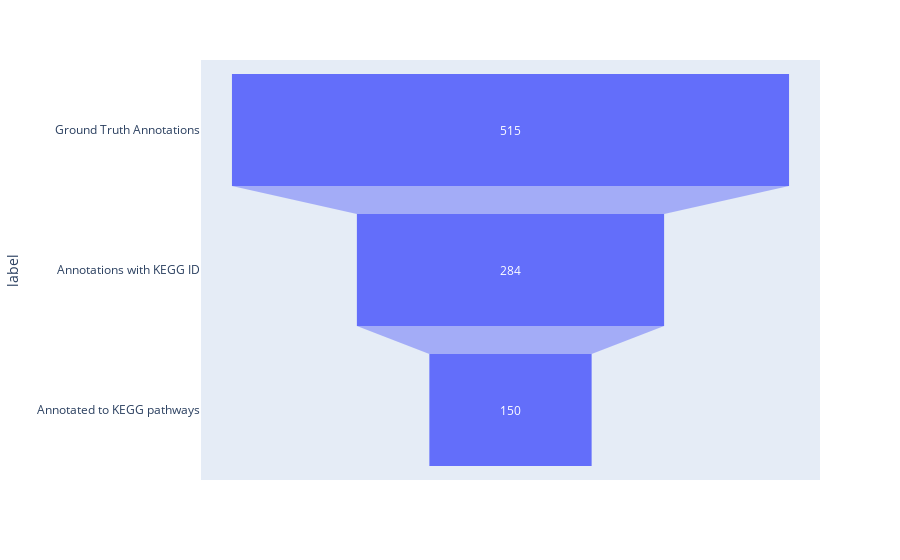

The notebook cell saved with this chart:
### Code cell
data = dict(count=[len(compound_names), len(kegg_matches), len(mapped_annotated_cpds)],
            label=['Ground Truth Annotations', 'Annotations with KEGG ID', 'Annotated to KEGG pathways'])

fig = px.funnel(data, x='count', y='label')
fig.show(renderer="vscode")

### Figure 1 — Plotly figure (JSON) as saved in the notebook; plotly's stock layout.template omitted (floating-point values rounded to 4 significant figures)
{"data": [{"hovertemplate": "count=%{x}<br>label=%{y}<extra></extra>", "legendgroup": "", "marker": {"color": "#636efa"}, "name": "", "orientation": "h", "showlegend": false, "type": "funnel", "x": [515, 284, 150], "xaxis": "x", "y": ["Ground Truth Annotations", "Annotations with KEGG ID", "Annotated to KEGG pathways"], "yaxis": "y"}], "layout": {"legend": {"tracegroupgap": 0}, "margin": {"t": 60}, "xaxis": {"anchor": "y", "domain": [0, 1], "title": {"text": "count"}}, "yaxis": {"anchor": "x", "domain": [0, 1], "title": {"text": "label"}}}}
